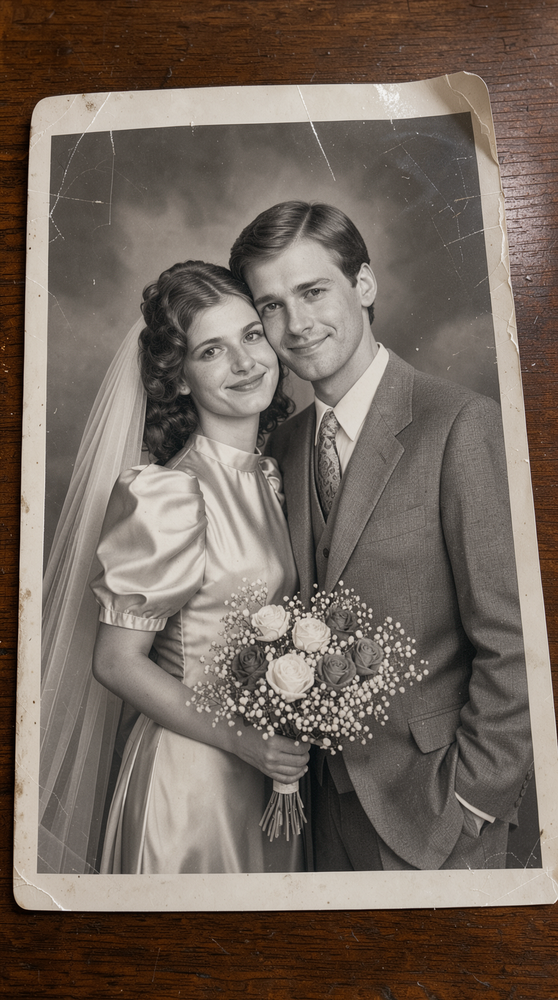
#> input picture 03-foto-kolorieren-animieren/beispiel/erfundenes-handyfoto.png, 558 x 1000 px, shrunk from 928 x 1664 before the run
$ python entzerren.py ../beispiel/erfundenes-handyfoto.png ../beispiel/koloriert.png 1.0
#> lines starting #> are read from the running program, lines starting #| are printed output that depends on the picture; after the words box and inside, x2 and y2 are one past the last pixel; in counts of white or black regions, pixels touching at a corner belong together
"""Abzug auf dem Tisch finden (weißer Rand), Perspektive entzerren und auf das Bild ohne Rand zuschneiden.

Aufruf: python entzerren.py <eingabe> <ausgabe> [rand_px]
"""
import sys

import numpy as np
from PIL import Image


def randlinie(maske, achse, von_vorn):
    """Für jede Zeile bzw. Spalte die erste weiße Stelle von außen; Gerade per Median-Fit."""
    m = maske if achse == 0 else maske.T
    if not von_vorn:
        m = m[::-1]
    treffer = m.argmax(axis=0).astype(float)
    gueltig = m.any(axis=0)
    idx = np.arange(m.shape[1])[gueltig]
    pos = treffer[gueltig]
    if not von_vorn:
        pos = m.shape[0] - 1 - pos
    rand = len(idx) // 10
    idx, pos = idx[rand:-rand], pos[rand:-rand]
    a, b = np.polyfit(idx, pos, 1)
    rest = np.abs(pos - (a * idx + b))
    gut = rest < np.percentile(rest, 70)
    return np.polyfit(idx[gut], pos[gut], 1)


def schnitt(waag, senk):
    # waag: y = a*x + b, senk: x = c*y + d
    a, b = waag
    c, d = senk
    y = (a * d + b) / (1 - a * c)
    return c * y + d, y


def koeffizienten(ziel, quelle):
    zeilen = []
    for (x, y), (u, v) in zip(ziel, quelle):
        zeilen.append([x, y, 1, 0, 0, 0, -u * x, -u * y])
        zeilen.append([0, 0, 0, x, y, 1, -v * x, -v * y])
    return np.linalg.solve(np.array(zeilen, float), np.array(quelle, float).reshape(8))


def main():
    ein, aus = sys.argv[1], sys.argv[2]
    rand_px = float(sys.argv[3]) if len(sys.argv) > 3 else 0
    bild = Image.open(ein).convert('RGB')
#> bild is the input picture: PIL image 558x1000 RGB; mean R, G, B 114.6, 102.6, 93
    a = np.asarray(bild).astype(int)
    hell = a.min(axis=2)
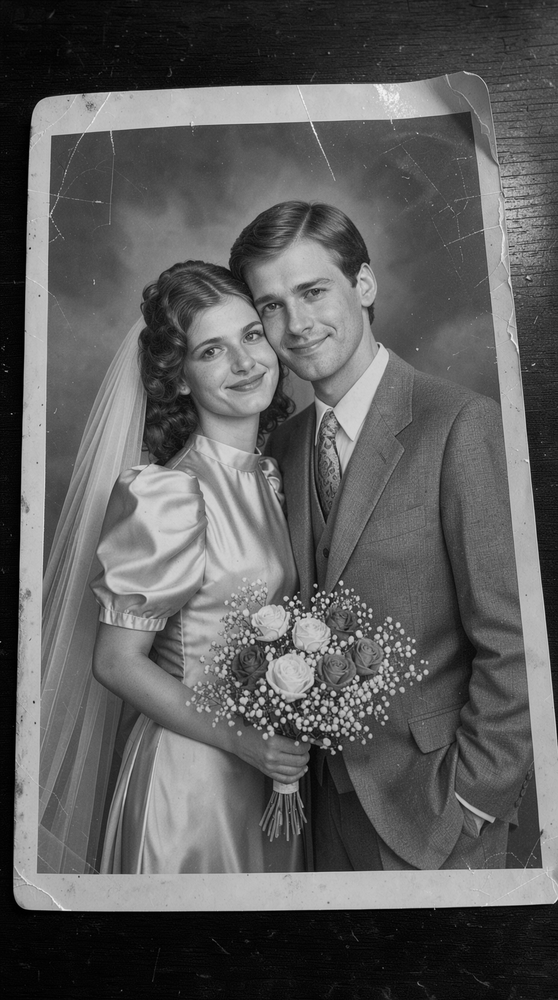
#> hell: shape (1000, 558) int64; min 0, max 251, mean 93
    bunt = a.max(axis=2) - a.min(axis=2)
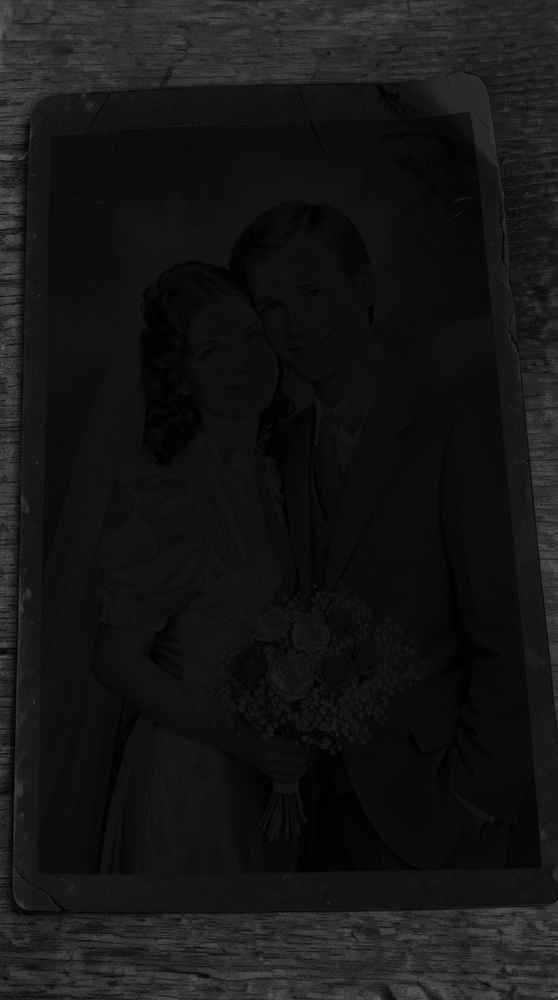
#> bunt: shape (1000, 558) int64; min 0, max 107, mean 21.6
    weiss = (hell > 185) & (bunt < 30)
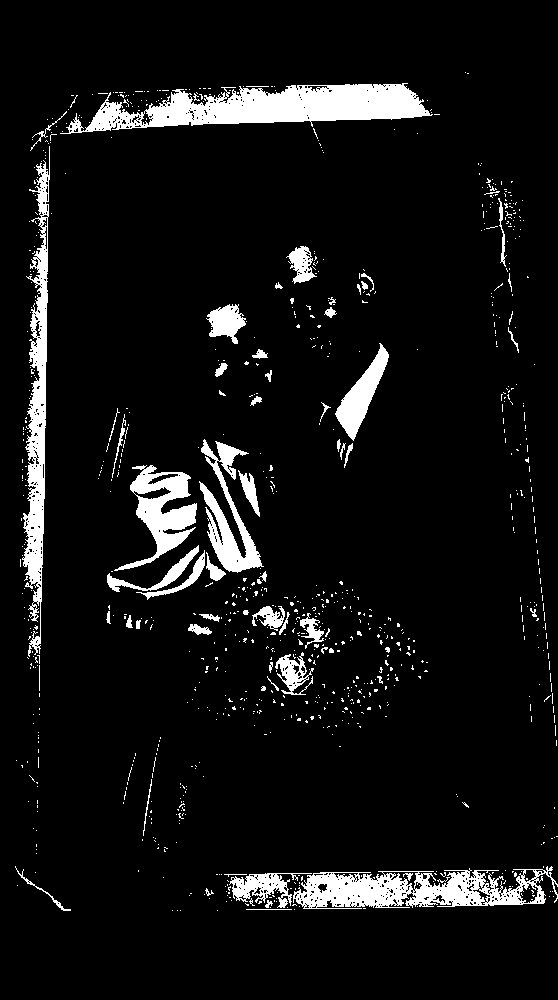
#> weiss: shape (1000, 558) bool; 7.4% white; 921 white regions (857 under 20 px), largest, box (x1, y1, x2, y2) and area: (60, 83, 433, 134) 9657, (293, 866, 558, 909) 6264, (22, 146, 50, 657) 5758
    oben = randlinie(weiss, 0, True)
#> in randlinie, `treffer = m.argmax(axis=0).astype(float)`: treffer = 558 values, max 876 at index 443, min 0 at index 0, mean 191.9
#> in randlinie, `idx = np.arange(m.shape[1])[gueltig]`: idx = 543 values from 15 to 557
#> in randlinie, `pos = treffer[gueltig]`: pos = 543 values, max 876 at index 428, min 72 at index 450, mean 197.2
#> in randlinie, `rand = len(idx) // 10`: rand = 54
#> in randlinie, `idx, pos = idx[rand:-rand], pos[rand:-rand]`: idx = 435 values from 69 to 503; pos = 435 values, max 876 at index 374, min 72 at index 396, mean 161.3
#> in randlinie, `a, b = np.polyfit(idx, pos, 1)`: a = 0.736; b = -49.18
#> in randlinie, `rest = np.abs(pos - (a * idx + b))`: rest = 435 values, max 601.6 at index 364, min 0.299 at index 126, mean 124.5
#> oben = [0.0713, 81.22]
    unten = randlinie(weiss, 0, False)
#> call 2 of randlinie, with achse = 0, von_vorn = False
#> in randlinie (call 2), `m = m[::-1]`:
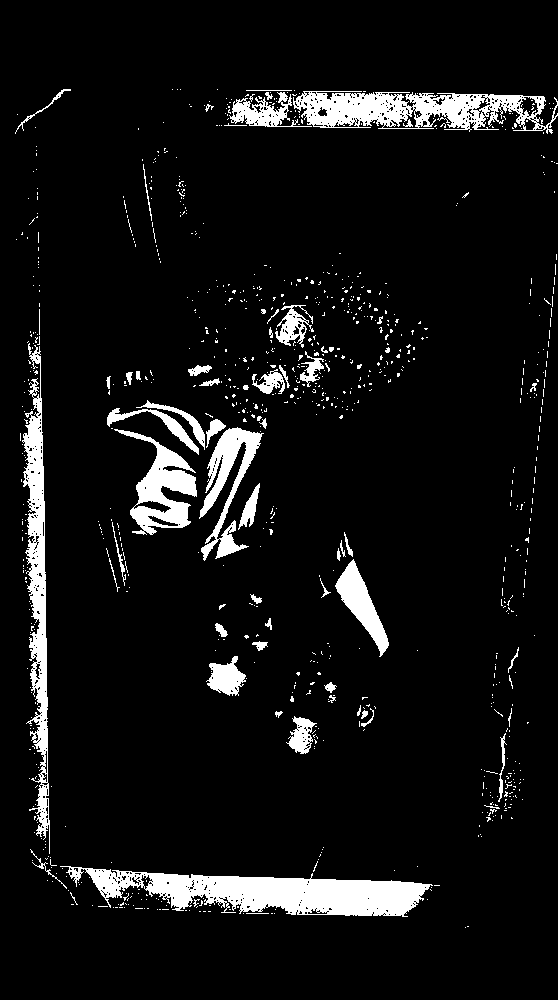
#> m: shape (1000, 558) bool; 7.4% white; 921 white regions (857 under 20 px), largest, box (x1, y1, x2, y2) and area: (60, 866, 433, 917) 9657, (293, 91, 558, 134) 6264, (22, 343, 50, 854) 5758
#> in randlinie (call 2), `treffer = m.argmax(axis=0).astype(float)`: treffer = 558 values, max 869 at index 93, min 0 at index 0, mean 171.1
#> in randlinie (call 2), `idx = np.arange(m.shape[1])[gueltig]`: idx = 543 values from 15 to 557
#> in randlinie (call 2), `pos = treffer[gueltig]`: pos = 543 values, max 869 at index 78, min 89 at index 48, mean 175.8
#> in randlinie (call 2), `pos = m.shape[0] - 1 - pos`: pos = 543 values, max 910 at index 48, min 130 at index 78, mean 823.2
#> in randlinie (call 2), `idx, pos = idx[rand:-rand], pos[rand:-rand]`: idx = 435 values from 69 to 503; pos = 435 values, max 910 at index 0, min 130 at index 24, mean 805.2
#> in randlinie (call 2), `a, b = np.polyfit(idx, pos, 1)`: a = 1.08; b = 495.1
#> in randlinie (call 2), `rest = np.abs(pos - (a * idx + b))`: rest = 435 values, max 478.9 at index 36, min 0.0618 at index 311, mean 113.9
#> unten = [0.766, 600]
    links = randlinie(weiss, 1, True)
#> call 3 of randlinie, with achse = 1, von_vorn = True
#> in randlinie (call 3), `m = maske if achse == 0 else maske.T`:
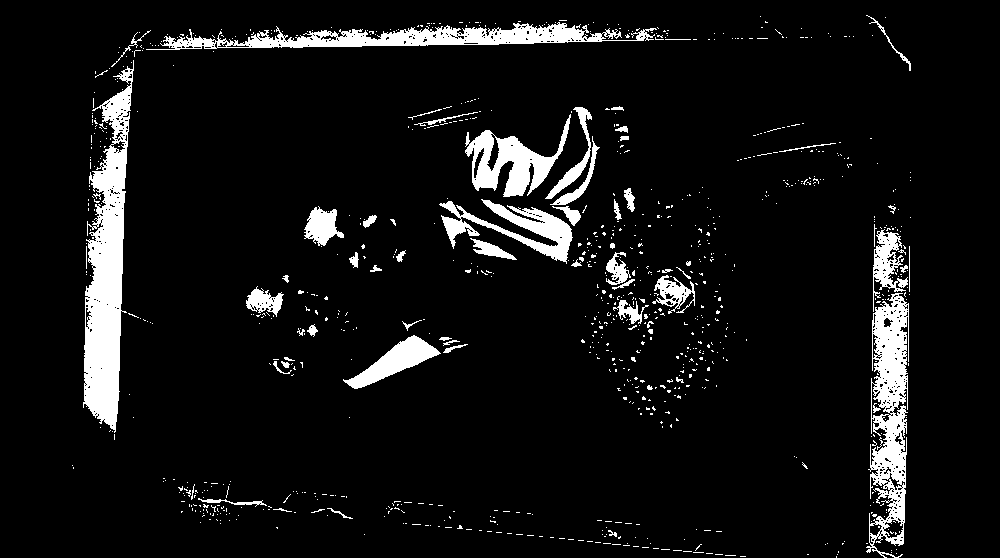
#> m: shape (558, 1000) bool; 7.4% white; 921 white regions (857 under 20 px), largest, box (x1, y1, x2, y2) and area: (83, 60, 134, 433) 9657, (866, 293, 909, 558) 6264, (146, 22, 657, 50) 5758
#> in randlinie (call 3), `treffer = m.argmax(axis=0).astype(float)`: treffer = 1000 values, max 556 at index 743, min 0 at index 0, mean 48.21
#> in randlinie (call 3), `idx = np.arange(m.shape[1])[gueltig]`: idx = 812 values from 72 to 910
#> in randlinie (call 3), `pos = treffer[gueltig]`: pos = 812 values, max 556 at index 659, min 15 at index 767, mean 59.37
#> in randlinie (call 3), `rand = len(idx) // 10`: rand = 81
#> in randlinie (call 3), `idx, pos = idx[rand:-rand], pos[rand:-rand]`: idx = 650 values from 162 to 816; pos = 650 values, max 556 at index 578, min 16 at index 593, mean 52.73
#> in randlinie (call 3), `a, b = np.polyfit(idx, pos, 1)`: a = 0.144; b = -17.26
#> in randlinie (call 3), `rest = np.abs(pos - (a * idx + b))`: rest = 650 values, max 467.6 at index 565, min 0.177 at index 189, mean 38.08
#> links = [0.0541, 14.06]
    rechts = randlinie(weiss, 1, False)
#> call 4 of randlinie, with achse = 1, von_vorn = False
#> in randlinie (call 4), `m = m[::-1]`:
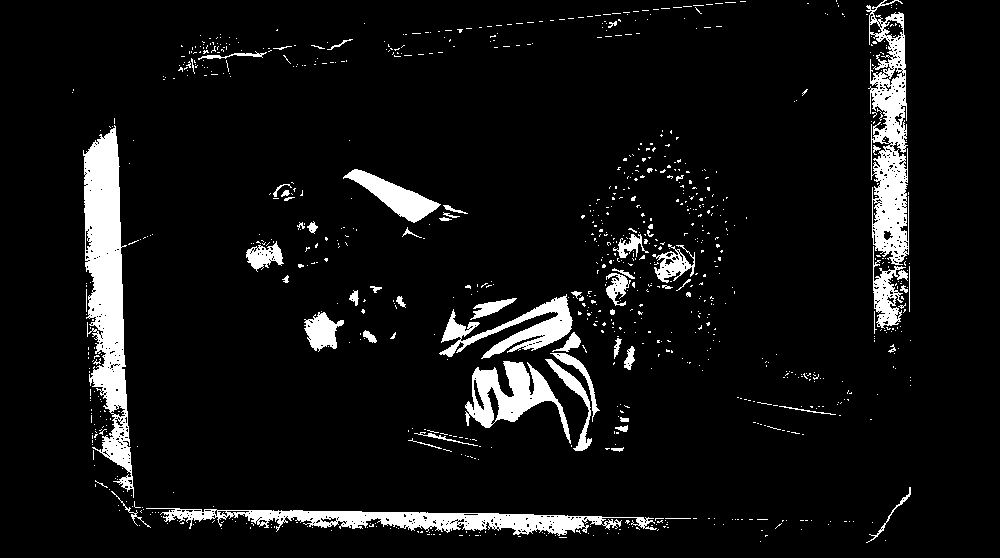
#> m: shape (558, 1000) bool; 7.4% white; 921 white regions (857 under 20 px), largest, box (x1, y1, x2, y2) and area: (83, 125, 134, 498) 9657, (866, 0, 909, 265) 6264, (146, 508, 657, 536) 5758
#> in randlinie (call 4), `treffer = m.argmax(axis=0).astype(float)`: treffer = 1000 values, max 521 at index 845, min 0 at index 0, mean 106.3
#> in randlinie (call 4), `idx = np.arange(m.shape[1])[gueltig]`: idx = 812 values from 72 to 910
#> in randlinie (call 4), `pos = treffer[gueltig]`: pos = 812 values, max 521 at index 759, min 0 at index 750, mean 130.9
#> in randlinie (call 4), `pos = m.shape[0] - 1 - pos`: pos = 812 values, max 557 at index 750, min 36 at index 759, mean 426.1
#> in randlinie (call 4), `idx, pos = idx[rand:-rand], pos[rand:-rand]`: idx = 650 values from 162 to 816; pos = 650 values, max 556 at index 575, min 38 at index 585, mean 443.7
#> in randlinie (call 4), `a, b = np.polyfit(idx, pos, 1)`: a = -0.152; b = 517.8
#> in randlinie (call 4), `rest = np.abs(pos - (a * idx + b))`: rest = 650 values, max 444.1 at index 0, min 0.407 at index 18, mean 105.9
#> rechts = [0.0154, 490.2]
    ecken = [schnitt(oben, links), schnitt(oben, rechts), schnitt(unten, rechts), schnitt(unten, links)]
#> in schnitt, `a, b = waag`: a = 0.0713; b = 81.22
#> in schnitt, `c, d = senk`: c = 0.0541; d = 14.06
#> in schnitt, `y = (a * d + b) / (1 - a * c)`: y = 82.54
#> ecken = [(18.53, 82.54), (492, 116.3), (505.4, 987.1), (48.54, 637.1)]
    print('Ecken', [(round(x), round(y)) for x, y in ecken])
#| Ecken [(19, 83), (492, 116), (505, 987), (49, 637)]
    breite = int(np.hypot(*np.subtract(ecken[1], ecken[0])))
#> breite = 474
    hoehe = int(np.hypot(*np.subtract(ecken[3], ecken[0])))
#> hoehe = 555
    k = koeffizienten([(0, 0), (breite, 0), (breite, hoehe), (0, hoehe)], ecken)
#> the loop in koeffizienten, `for (x, y), (u, v) in zip(ziel, quelle):` made 4 passes
#> (x, y, u, v) on passes 1 to 4: (0, 0, 18.53, 82.54), (474, 0, 492, 116.3), (474, 555, 505.4, 987.1), (0, 555, 48.54, 637.1)
#> after the loop in koeffizienten, `for (x, y), (u, v) in zip(ziel, quelle):`: zeilen = 8 items
#> k = [0.602, 0.0582, 18.53, -0.0225, 1.05, 82.54, -0.000806, 8.57e-05]
    gerade = bild.transform((breite, hoehe), Image.PERSPECTIVE, tuple(k), Image.BICUBIC)
    r = int(rand_px)
    if r:
        gerade = gerade.crop((r, r, breite - r, hoehe - r))
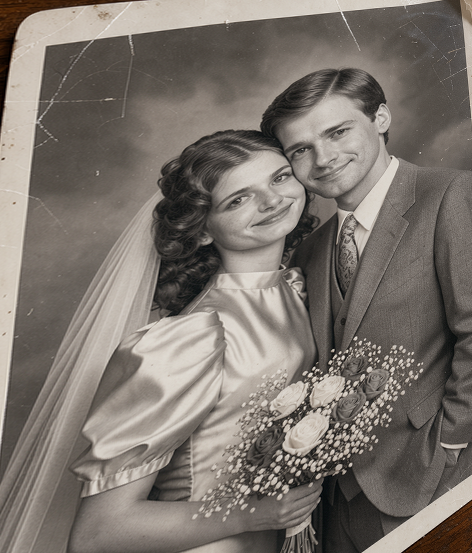
#> gerade: PIL image 472x553 RGB; mean R, G, B 123.4, 116.2, 109.2
    gerade.save(aus, quality=95)
    print('Größe', gerade.size)
#| Größe (472, 553)


if __name__ == '__main__':
    main()

$ run again, on 03-foto-kolorieren-animieren/beispiel/schwarzweiss.png
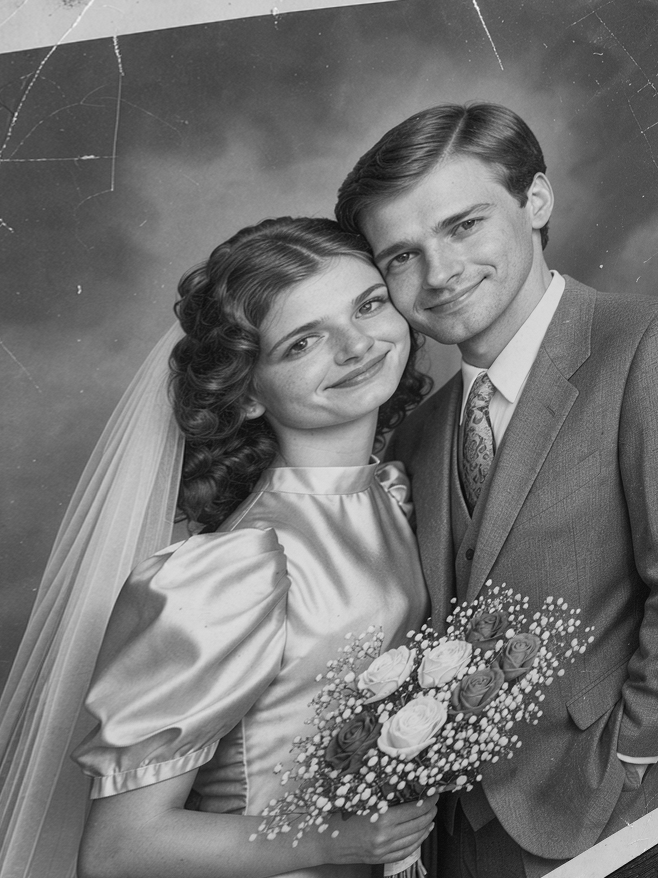
#> input picture 03-foto-kolorieren-animieren/beispiel/schwarzweiss.png, 658 x 878 px
#> in main, bild is the input picture: PIL image 658x878 RGB; min 4, max 255, mean 114.3
#> bunt: shape (878, 658) int64; every value is 0
#> in main, `weiss = (hell > 185) & (bunt < 30)`:
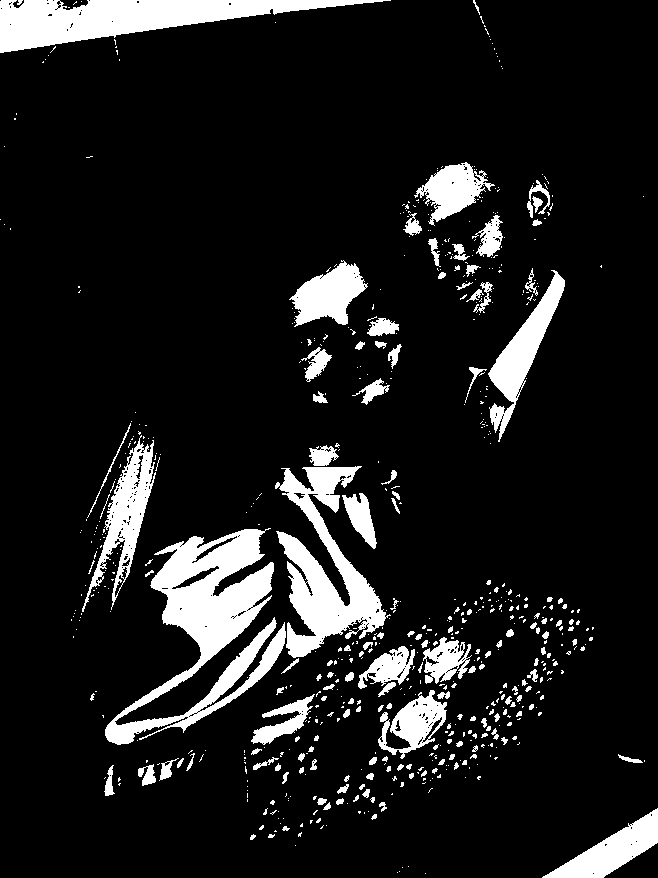
#> weiss: shape (878, 658) bool; 11.3% white; 678 white regions (527 under 20 px), largest, box (x1, y1, x2, y2) and area: (105, 528, 286, 745) 13786, (0, 0, 391, 53) 9425, (275, 466, 391, 658) 8877
#> treffer = 658 values, max 846 at index 594, min 0 at index 1, mean 154.4
#> in randlinie, `idx = np.arange(m.shape[1])[gueltig]`: idx = 658 values from 0 to 657
#> in randlinie, `pos = treffer[gueltig]`: pos has the same summary as treffer
#> rand = 65
#> in randlinie, `idx, pos = idx[rand:-rand], pos[rand:-rand]`: idx = 528 values from 65 to 592; pos = 528 values, max 652 at index 502, min 0 at index 22, mean 97.51
#> in randlinie, `a, b = np.polyfit(idx, pos, 1)`: a = 0.772; b = -155.9
#> rest = 528 values, max 370.5 at index 502, min 0.0903 at index 137, mean 81.81
#> oben = [0.615, -114.2]
#> unten = [0.276, 677.5]
#> links = [-0.546, 492.7]
#> rechts = [-0.0644, 551.4]
#> in schnitt, `a, b = waag`: a = 0.615; b = -114.2
#> c = -0.546; d = 492.7
#> in schnitt, `y = (a * d + b) / (1 - a * c)`: y = 141.4
#> ecken = [(415.5, 141.4), (537.5, 216.4), (498.9, 815.4), (106.9, 707)]
#| Ecken [(416, 141), (537, 216), (499, 815), (107, 707)]
#> breite = 143
#> hoehe = 644
#> the loop in koeffizienten, `for (x, y), (u, v) in zip(ziel, quelle):` made 4 passes
#> (x, y, u, v) on passes 1 to 4: (0, 0, 415.5, 141.4), (143, 0, 537.5, 216.4), (143, 644, 498.9, 815.4), (0, 644, 106.9, 707)
#> after the loop in koeffizienten, `for (x, y), (u, v) in zip(ziel, quelle):`: zeilen = 8 items
#> k = [1.11, -0.593, 415.5, 0.627, 0.129, 141.4, 0.000474, -0.00106]
#> in main, `gerade = gerade.crop((r, r, breite - r, hoehe - r))`:
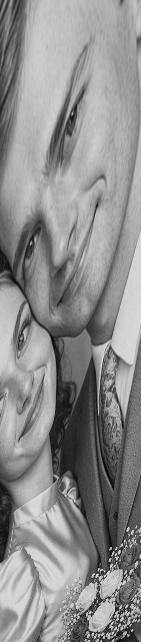
#> gerade: PIL image 141x642 RGB; min 2, max 232, mean 141.2
#| Größe (141, 642)
